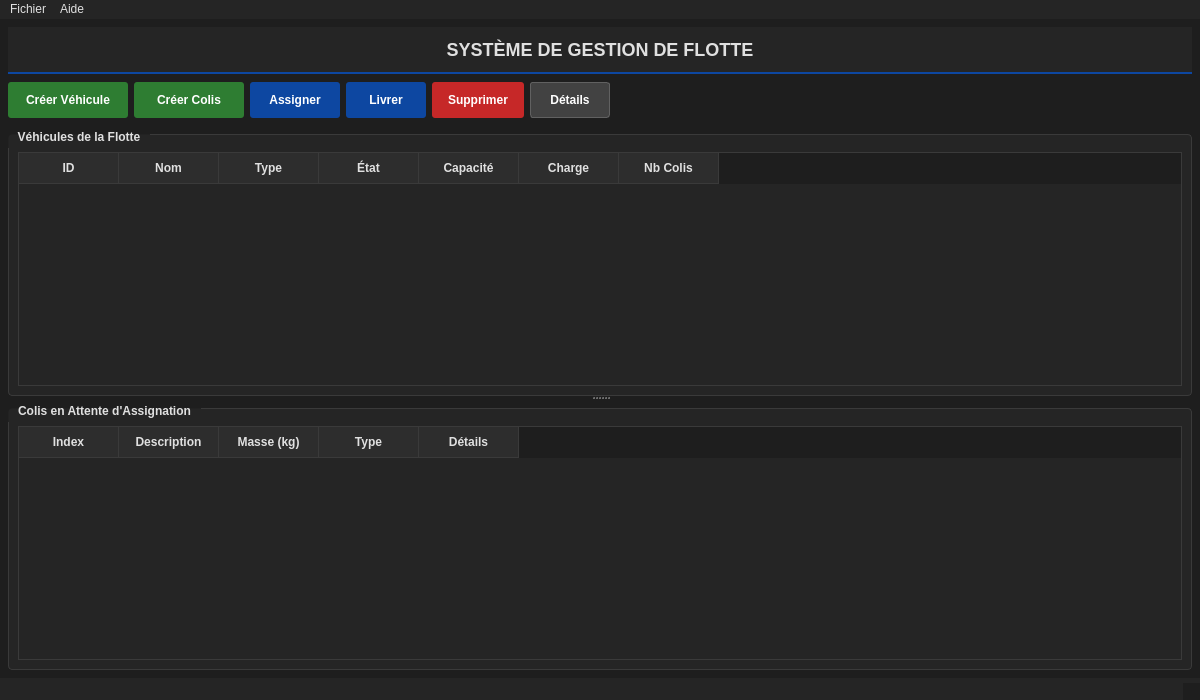
<?xml version="1.0" encoding="UTF-8"?>
<ui version="4.0">
 <class>MainWindow</class>
 <widget class="QMainWindow" name="MainWindow">
  <property name="geometry">
   <rect>
    <x>0</x>
    <y>0</y>
    <width>1200</width>
    <height>700</height>
   </rect>
  </property>
  <property name="windowTitle">
   <string>Gestion de Flotte</string>
  </property>
  <property name="styleSheet">
   <string notr="true">
     QMainWindow {
       background-color: #1e1e1e;
       color: #e0e0e0;
     }
     QWidget {
       background-color: #1e1e1e;
       color: #e0e0e0;
     }
     QGroupBox {
       background-color: #252525;
       border: 1px solid #3a3a3a;
       border-radius: 4px;
       margin-top: 8px;
       padding-top: 8px;
       color: #e0e0e0;
       font-weight: bold;
     }
     QGroupBox::title {
       subcontrol-origin: margin;
       subcontrol-position: top left;
       padding: 4px 8px;
       color: #e0e0e0;
     }
     QTableWidget {
       background-color: #252525;
       alternate-background-color: #2a2a2a;
       color: #e0e0e0;
       gridline-color: #3a3a3a;
       border: 1px solid #3a3a3a;
       selection-background-color: #0d47a1;
       selection-color: white;
     }
     QHeaderView::section {
       background-color: #2d2d2d;
       color: #e0e0e0;
       padding: 6px;
       border: none;
       border-right: 1px solid #3a3a3a;
       border-bottom: 1px solid #3a3a3a;
       font-weight: bold;
     }
     QMenuBar {
       background-color: #252525;
       color: #e0e0e0;
     }
     QMenuBar::item:selected {
       background-color: #0d47a1;
     }
     QMenu {
       background-color: #252525;
       color: #e0e0e0;
       border: 1px solid #3a3a3a;
     }
     QMenu::item:selected {
       background-color: #0d47a1;
     }
     QStatusBar {
       background-color: #252525;
       color: #e0e0e0;
     }
   </string>
  </property>
  <widget class="QWidget" name="centralwidget">
   <layout class="QVBoxLayout" name="verticalLayout">
    <property name="spacing">
     <number>8</number>
    </property>
    <property name="leftMargin">
     <number>8</number>
    </property>
    <property name="topMargin">
     <number>8</number>
    </property>
    <property name="rightMargin">
     <number>8</number>
    </property>
    <property name="bottomMargin">
     <number>8</number>
    </property>
    <item>
     <widget class="QLabel" name="labelTitre">
      <property name="text">
       <string>SYSTÈME DE GESTION DE FLOTTE</string>
      </property>
      <property name="alignment">
       <set>Qt::AlignCenter</set>
      </property>
      <property name="styleSheet">
       <string notr="true">
         QLabel {
           font-size: 18px;
           font-weight: bold;
           padding: 12px;
           background-color: #252525;
           color: #e0e0e0;
           border-bottom: 2px solid #0d47a1;
         }
       </string>
      </property>
     </widget>
    </item>
    <item>
     <layout class="QHBoxLayout" name="toolbarLayout">
      <property name="spacing">
       <number>6</number>
      </property>
      <item>
       <widget class="QPushButton" name="btnCreerVehicule">
        <property name="minimumSize">
         <size>
          <width>120</width>
          <height>36</height>
         </size>
        </property>
        <property name="text">
         <string>Créer Véhicule</string>
        </property>
        <property name="toolTip">
         <string>Ajouter un nouveau véhicule</string>
        </property>
        <property name="styleSheet">
         <string notr="true">
           QPushButton {
             background-color: #2e7d32;
             color: white;
             border: none;
             border-radius: 3px;
             padding: 8px 16px;
             font-weight: bold;
           }
           QPushButton:hover {
             background-color: #388e3c;
           }
           QPushButton:pressed {
             background-color: #1b5e20;
           }
         </string>
        </property>
       </widget>
      </item>
      <item>
       <widget class="QPushButton" name="btnCreerColis">
        <property name="minimumSize">
         <size>
          <width>110</width>
          <height>36</height>
         </size>
        </property>
        <property name="text">
         <string>Créer Colis</string>
        </property>
        <property name="toolTip">
         <string>Ajouter un nouveau colis</string>
        </property>
        <property name="styleSheet">
         <string notr="true">
           QPushButton {
             background-color: #2e7d32;
             color: white;
             border: none;
             border-radius: 3px;
             padding: 8px 16px;
             font-weight: bold;
           }
           QPushButton:hover {
             background-color: #388e3c;
           }
           QPushButton:pressed {
             background-color: #1b5e20;
           }
         </string>
        </property>
       </widget>
      </item>
      <item>
       <widget class="QPushButton" name="btnAssigner">
        <property name="minimumSize">
         <size>
          <width>90</width>
          <height>36</height>
         </size>
        </property>
        <property name="text">
         <string>Assigner</string>
        </property>
        <property name="toolTip">
         <string>Assigner un colis à un véhicule</string>
        </property>
        <property name="styleSheet">
         <string notr="true">
           QPushButton {
             background-color: #0d47a1;
             color: white;
             border: none;
             border-radius: 3px;
             padding: 8px 16px;
             font-weight: bold;
           }
           QPushButton:hover {
             background-color: #1565c0;
           }
           QPushButton:pressed {
             background-color: #0a3d91;
           }
         </string>
        </property>
       </widget>
      </item>
      <item>
       <widget class="QPushButton" name="btnLivrer">
        <property name="minimumSize">
         <size>
          <width>80</width>
          <height>36</height>
         </size>
        </property>
        <property name="text">
         <string>Livrer</string>
        </property>
        <property name="toolTip">
         <string>Marquer comme livré</string>
        </property>
        <property name="styleSheet">
         <string notr="true">
           QPushButton {
             background-color: #0d47a1;
             color: white;
             border: none;
             border-radius: 3px;
             padding: 8px 16px;
             font-weight: bold;
           }
           QPushButton:hover {
             background-color: #1565c0;
           }
           QPushButton:pressed {
             background-color: #0a3d91;
           }
         </string>
        </property>
       </widget>
      </item>
      <item>
       <widget class="QPushButton" name="btnSupprimer">
        <property name="minimumSize">
         <size>
          <width>90</width>
          <height>36</height>
         </size>
        </property>
        <property name="text">
         <string>Supprimer</string>
        </property>
        <property name="toolTip">
         <string>Supprimer un véhicule</string>
        </property>
        <property name="styleSheet">
         <string notr="true">
           QPushButton {
             background-color: #c62828;
             color: white;
             border: none;
             border-radius: 3px;
             padding: 8px 16px;
             font-weight: bold;
           }
           QPushButton:hover {
             background-color: #d32f2f;
           }
           QPushButton:pressed {
             background-color: #b71c1c;
           }
         </string>
        </property>
       </widget>
      </item>
      <item>
       <widget class="QPushButton" name="btnDetails">
        <property name="minimumSize">
         <size>
          <width>80</width>
          <height>36</height>
         </size>
        </property>
        <property name="text">
         <string>Détails</string>
        </property>
        <property name="toolTip">
         <string>Afficher les détails</string>
        </property>
        <property name="styleSheet">
         <string notr="true">
           QPushButton {
             background-color: #424242;
             color: white;
             border: 1px solid #616161;
             border-radius: 3px;
             padding: 8px 16px;
             font-weight: bold;
           }
           QPushButton:hover {
             background-color: #616161;
           }
           QPushButton:pressed {
             background-color: #303030;
           }
         </string>
        </property>
       </widget>
      </item>
      <item>
       <spacer name="horizontalSpacer">
        <property name="orientation">
         <enum>Qt::Horizontal</enum>
        </property>
        <property name="sizeHint" stdset="0">
         <size>
          <width>40</width>
          <height>20</height>
         </size>
        </property>
       </spacer>
      </item>
     </layout>
    </item>
    <item>
     <widget class="QSplitter" name="splitter">
      <property name="orientation">
       <enum>Qt::Vertical</enum>
      </property>
      <widget class="QGroupBox" name="groupVehicules">
       <property name="title">
        <string>Véhicules de la Flotte</string>
       </property>
       <layout class="QVBoxLayout" name="verticalLayout_2">
        <item>
         <widget class="QTableWidget" name="tableVehicules">
          <property name="alternatingRowColors">
           <bool>true</bool>
          </property>
          <property name="selectionBehavior">
           <enum>QAbstractItemView::SelectRows</enum>
          </property>
          <property name="sortingEnabled">
           <bool>true</bool>
          </property>
          <column>
           <property name="text">
            <string>ID</string>
           </property>
          </column>
          <column>
           <property name="text">
            <string>Nom</string>
           </property>
          </column>
          <column>
           <property name="text">
            <string>Type</string>
           </property>
          </column>
          <column>
           <property name="text">
            <string>État</string>
           </property>
          </column>
          <column>
           <property name="text">
            <string>Capacité</string>
           </property>
          </column>
          <column>
           <property name="text">
            <string>Charge</string>
           </property>
          </column>
          <column>
           <property name="text">
            <string>Nb Colis</string>
           </property>
          </column>
         </widget>
        </item>
       </layout>
      </widget>
      <widget class="QGroupBox" name="groupColis">
       <property name="title">
        <string>Colis en Attente d'Assignation</string>
       </property>
       <layout class="QVBoxLayout" name="verticalLayout_3">
        <item>
         <widget class="QTableWidget" name="tableColisAttente">
          <property name="alternatingRowColors">
           <bool>true</bool>
          </property>
          <property name="selectionBehavior">
           <enum>QAbstractItemView::SelectRows</enum>
          </property>
          <column>
           <property name="text">
            <string>Index</string>
           </property>
          </column>
          <column>
           <property name="text">
            <string>Description</string>
           </property>
          </column>
          <column>
           <property name="text">
            <string>Masse (kg)</string>
           </property>
          </column>
          <column>
           <property name="text">
            <string>Type</string>
           </property>
          </column>
          <column>
           <property name="text">
            <string>Détails</string>
           </property>
          </column>
         </widget>
        </item>
       </layout>
      </widget>
     </widget>
    </item>
   </layout>
  </widget>
  <widget class="QMenuBar" name="menubar">
   <property name="geometry">
    <rect>
     <x>0</x>
     <y>0</y>
     <width>1200</width>
     <height>21</height>
    </rect>
   </property>
   <widget class="QMenu" name="menuFichier">
    <property name="title">
     <string>Fichier</string>
    </property>
    <addaction name="actionQuitter"/>
   </widget>
   <widget class="QMenu" name="menuAide">
    <property name="title">
     <string>Aide</string>
    </property>
    <addaction name="actionAPropos"/>
   </widget>
   <addaction name="menuFichier"/>
   <addaction name="menuAide"/>
  </widget>
  <widget class="QStatusBar" name="statusbar"/>
  <action name="actionQuitter">
   <property name="text">
    <string>Quitter</string>
   </property>
   <property name="shortcut">
    <string>Ctrl+Q</string>
   </property>
  </action>
  <action name="actionAPropos">
   <property name="text">
    <string>À propos</string>
   </property>
  </action>
 </widget>
 <resources/>
 <connections>
  <connection>
   <sender>actionQuitter</sender>
   <signal>triggered()</signal>
   <receiver>MainWindow</receiver>
   <slot>close()</slot>
   <hints>
    <hint type="sourcelabel">
     <x>-1</x>
     <y>-1</y>
    </hint>
    <hint type="destinationlabel">
     <x>399</x>
     <y>349</y>
    </hint>
   </hints>
  </connection>
 </connections>
</ui>
